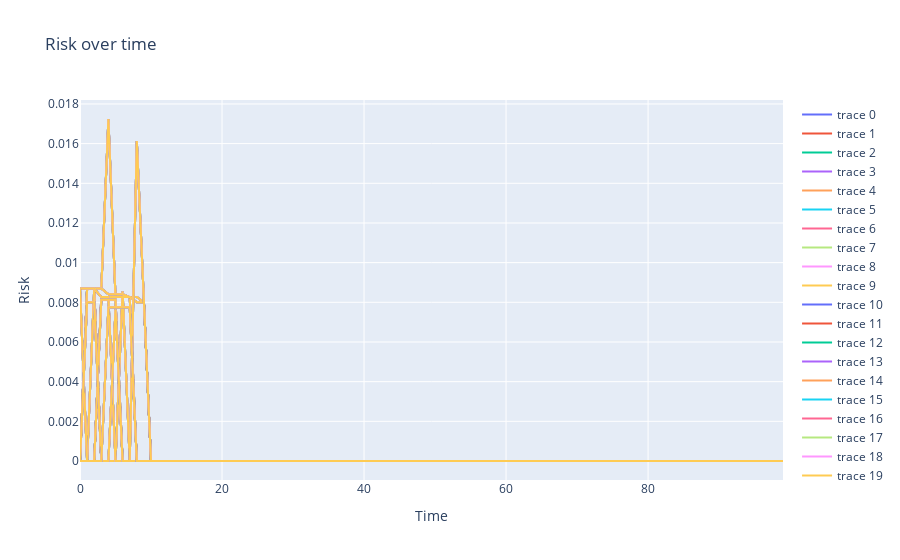

Notebook source saved alongside this figure:
### Code cell
#plot all risks
fig = go.Figure()
for i in range(100):
    fig.add_trace(go.Scatter(x=np.arange(len(risks_history[i])), y=risks_history[i], mode='lines'))
fig.update_layout(title='Risk over time', xaxis_title='Time', yaxis_title='Risk')
fig.show()
